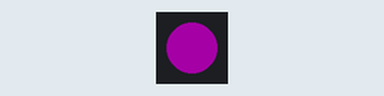
Recording of a sketch running on a simulated Arduino Uno, built with avr-gcc and run on an emulated ATmega328P. Parts: 1 RGB LEDs in strip order, left to right. Dim RGB values are drawn brighter than linear.

Above: at 0.5 s.
At 3.5 s:
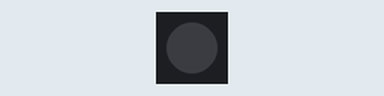
Timing chart, 0 to 4.6 s (numbered marks = the images above):
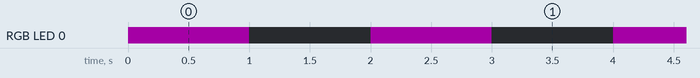

Measured:
- by itself, RGB LED 0: alternates RGB(39, 0, 39) for 1.0 s and off for 1.0 s

The sketch:

attiny-example.ino
```cpp
#include <Arduino.h>
#include <Adafruit_NeoPixel.h>

#define PIN        2
#define NUMPIXELS  1
Adafruit_NeoPixel led(NUMPIXELS, PIN, NEO_GRB + NEO_KHZ800);


void setup() {
  led.begin();
}

void loop() {
  led.setPixelColor(0, led.Color(200, 0, 200));
  led.setBrightness(50);
  led.show();
  delay(1000);

  led.setPixelColor(0, 0);
  led.show();
  delay(1000);
}
```
